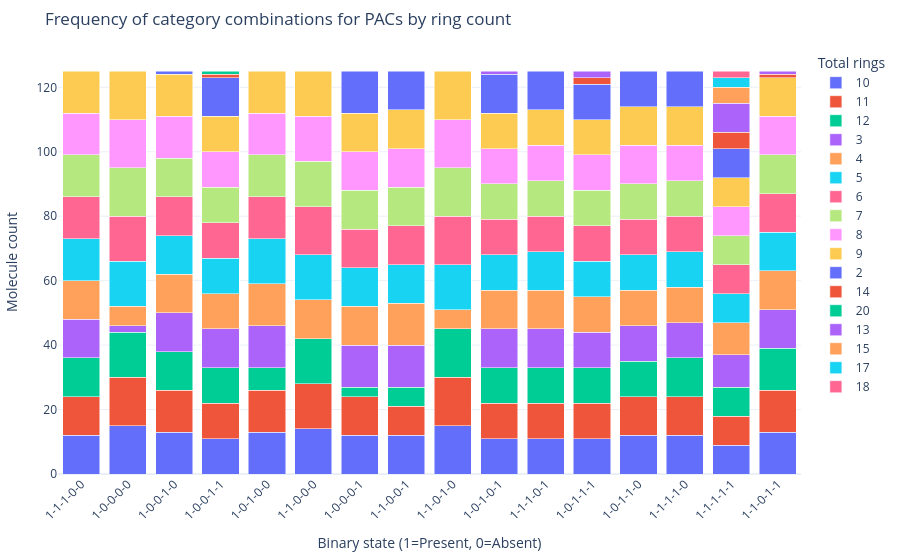

The notebook cell this image was saved under:
### Code cell
import sqlite3

import pandas as pd
import plotly.express as px

db_path = "../data/pac5.db"
conn = sqlite3.connect(db_path)

query = """
SELECT
    has_characteristics_1,
    has_characteristics_2,
    has_characteristics_3,
    has_characteristics_4,
    has_characteristics_5,
    num_total_rings
FROM pac5 WHERE camb3lyp_selected = 1 AND num_total_rings > 1
"""
df = pd.read_sql_query(query, conn)
conn.close()

category_cols = [
    "has_characteristics_1",
    "has_characteristics_2",
    "has_characteristics_3",
    "has_characteristics_4",
    "has_characteristics_5",
]

df["combination_pattern"] = df[category_cols].astype(str).agg("-".join, axis=1)

df_filtered = df[df["combination_pattern"] != "0-0-0-0-0"].copy()

df_filtered["num_total_rings"] = (
    df_filtered["num_total_rings"].fillna(-1).astype(int).astype(str)
)

pattern_totals = df_filtered["combination_pattern"].value_counts().index.tolist()

combination_counts = (
    df_filtered.groupby(["combination_pattern", "num_total_rings"])
    .size()
    .reset_index(name="Molecule count")
)

fig = px.bar(
    combination_counts,
    x="combination_pattern",
    y="Molecule count",
    color="num_total_rings",
    title="Frequency of category combinations for PACs by ring count",
    labels={
        "combination_pattern": "Binary state (1=Present, 0=Absent)",
        "num_total_rings": "Total rings",
    },
    log_y=False,
    template="plotly_white",
    category_orders={"combination_pattern": pattern_totals},
)

fig.update_layout(
    xaxis_tickangle=-45, margin=dict(t=50, b=50, l=50, r=50), barmode="stack"
)

fig.show()

### Figure 1 — Plotly figure (JSON) as saved in the notebook; plotly's stock layout.template omitted (floating-point values rounded to 4 significant figures)
{"data": [{"hovertemplate": "Total rings=10<br>Binary state (1=Present, 0=Absent)=%{x}<br>Molecule count=%{y}<extra></extra>", "legendgroup": "10", "marker": {"color": "#636efa", "pattern": {"shape": ""}}, "name": "10", "orientation": "v", "showlegend": true, "textposition": "auto", "type": "bar", "x": ["1-0-0-0-0", "1-0-0-0-1", "1-0-0-1-0", "1-0-0-1-1", "1-0-1-0-0", "1-0-1-0-1", "1-0-1-1-0", "1-0-1-1-1", "1-1-0-0-0", "1-1-0-0-1", "1-1-0-1-0", "1-1-0-1-1", "1-1-1-0-0", "1-1-1-0-1", "1-1-1-1-0", "1-1-1-1-1"], "xaxis": "x", "y": [15, 12, 13, 11, 13, 11, 12, 11, 14, 12, 15, 13, 12, 11, 12, 9], "yaxis": "y"}, {"hovertemplate": "Total rings=11<br>Binary state (1=Present, 0=Absent)=%{x}<br>Molecule count=%{y}<extra></extra>", "legendgroup": "11", "marker": {"color": "#EF553B", "pattern": {"shape": ""}}, "name": "11", "orientation": "v", "showlegend": true, "textposition": "auto", "type": "bar", "x": ["1-0-0-0-0", "1-0-0-0-1", "1-0-0-1-0", "1-0-0-1-1", "1-0-1-0-0", "1-0-1-0-1", "1-0-1-1-0", "1-0-1-1-1", "1-1-0-0-0", "1-1-0-0-1", "1-1-0-1-0", "1-1-0-1-1", "1-1-1-0-0", "1-1-1-0-1", "1-1-1-1-0", "1-1-1-1-1"], "xaxis": "x", "y": [15, 12, 13, 11, 13, 11, 12, 11, 14, 9, 15, 13, 12, 11, 12, 9], "yaxis": "y"}, {"hovertemplate": "Total rings=12<br>Binary state (1=Present, 0=Absent)=%{x}<br>Molecule count=%{y}<extra></extra>", "legendgroup": "12", "marker": {"color": "#00cc96", "pattern": {"shape": ""}}, "name": "12", "orientation": "v", "showlegend": true, "textposition": "auto", "type": "bar", "x": ["1-0-0-0-0", "1-0-0-0-1", "1-0-0-1-0", "1-0-0-1-1", "1-0-1-0-0", "1-0-1-0-1", "1-0-1-1-0", "1-0-1-1-1", "1-1-0-0-0", "1-1-0-0-1", "1-1-0-1-0", "1-1-0-1-1", "1-1-1-0-0", "1-1-1-0-1", "1-1-1-1-0", "1-1-1-1-1"], "xaxis": "x", "y": [14, 3, 12, 11, 7, 11, 11, 11, 14, 6, 15, 13, 12, 11, 12, 9], "yaxis": "y"}, {"hovertemplate": "Total rings=3<br>Binary state (1=Present, 0=Absent)=%{x}<br>Molecule count=%{y}<extra></extra>", "legendgroup": "3", "marker": {"color": "#ab63fa", "pattern": {"shape": ""}}, "name": "3", "orientation": "v", "showlegend": true, "textposition": "auto", "type": "bar", "x": ["1-0-0-0-0", "1-0-0-0-1", "1-0-0-1-0", "1-0-0-1-1", "1-0-1-0-0", "1-0-1-0-1", "1-0-1-1-0", "1-0-1-1-1", "1-1-0-0-1", "1-1-0-1-1", "1-1-1-0-0", "1-1-1-0-1", "1-1-1-1-0", "1-1-1-1-1"], "xaxis": "x", "y": [2, 13, 12, 12, 13, 12, 11, 11, 13, 12, 12, 12, 11, 10], "yaxis": "y"}, {"hovertemplate": "Total rings=4<br>Binary state (1=Present, 0=Absent)=%{x}<br>Molecule count=%{y}<extra></extra>", "legendgroup": "4", "marker": {"color": "#FFA15A", "pattern": {"shape": ""}}, "name": "4", "orientation": "v", "showlegend": true, "textposition": "auto", "type": "bar", "x": ["1-0-0-0-0", "1-0-0-0-1", "1-0-0-1-0", "1-0-0-1-1", "1-0-1-0-0", "1-0-1-0-1", "1-0-1-1-0", "1-0-1-1-1", "1-1-0-0-0", "1-1-0-0-1", "1-1-0-1-0", "1-1-0-1-1", "1-1-1-0-0", "1-1-1-0-1", "1-1-1-1-0", "1-1-1-1-1"], "xaxis": "x", "y": [6, 12, 12, 11, 13, 12, 11, 11, 12, 13, 6, 12, 12, 12, 11, 10], "yaxis": "y"}, {"hovertemplate": "Total rings=5<br>Binary state (1=Present, 0=Absent)=%{x}<br>Molecule count=%{y}<extra></extra>", "legendgroup": "5", "marker": {"color": "#19d3f3", "pattern": {"shape": ""}}, "name": "5", "orientation": "v", "showlegend": true, "textposition": "auto", "type": "bar", "x": ["1-0-0-0-0", "1-0-0-0-1", "1-0-0-1-0", "1-0-0-1-1", "1-0-1-0-0", "1-0-1-0-1", "1-0-1-1-0", "1-0-1-1-1", "1-1-0-0-0", "1-1-0-0-1", "1-1-0-1-0", "1-1-0-1-1", "1-1-1-0-0", "1-1-1-0-1", "1-1-1-1-0", "1-1-1-1-1"], "xaxis": "x", "y": [14, 12, 12, 11, 14, 11, 11, 11, 14, 12, 14, 12, 13, 12, 11, 9], "yaxis": "y"}, {"hovertemplate": "Total rings=6<br>Binary state (1=Present, 0=Absent)=%{x}<br>Molecule count=%{y}<extra></extra>", "legendgroup": "6", "marker": {"color": "#FF6692", "pattern": {"shape": ""}}, "name": "6", "orientation": "v", "showlegend": true, "textposition": "auto", "type": "bar", "x": ["1-0-0-0-0", "1-0-0-0-1", "1-0-0-1-0", "1-0-0-1-1", "1-0-1-0-0", "1-0-1-0-1", "1-0-1-1-0", "1-0-1-1-1", "1-1-0-0-0", "1-1-0-0-1", "1-1-0-1-0", "1-1-0-1-1", "1-1-1-0-0", "1-1-1-0-1", "1-1-1-1-0", "1-1-1-1-1"], "xaxis": "x", "y": [14, 12, 12, 11, 13, 11, 11, 11, 15, 12, 15, 12, 13, 11, 11, 9], "yaxis": "y"}, {"hovertemplate": "Total rings=7<br>Binary state (1=Present, 0=Absent)=%{x}<br>Molecule count=%{y}<extra></extra>", "legendgroup": "7", "marker": {"color": "#B6E880", "pattern": {"shape": ""}}, "name": "7", "orientation": "v", "showlegend": true, "textposition": "auto", "type": "bar", "x": ["1-0-0-0-0", "1-0-0-0-1", "1-0-0-1-0", "1-0-0-1-1", "1-0-1-0-0", "1-0-1-0-1", "1-0-1-1-0", "1-0-1-1-1", "1-1-0-0-0", "1-1-0-0-1", "1-1-0-1-0", "1-1-0-1-1", "1-1-1-0-0", "1-1-1-0-1", "1-1-1-1-0", "1-1-1-1-1"], "xaxis": "x", "y": [15, 12, 12, 11, 13, 11, 11, 11, 14, 12, 15, 12, 13, 11, 11, 9], "yaxis": "y"}, {"hovertemplate": "Total rings=8<br>Binary state (1=Present, 0=Absent)=%{x}<br>Molecule count=%{y}<extra></extra>", "legendgroup": "8", "marker": {"color": "#FF97FF", "pattern": {"shape": ""}}, "name": "8", "orientation": "v", "showlegend": true, "textposition": "auto", "type": "bar", "x": ["1-0-0-0-0", "1-0-0-0-1", "1-0-0-1-0", "1-0-0-1-1", "1-0-1-0-0", "1-0-1-0-1", "1-0-1-1-0", "1-0-1-1-1", "1-1-0-0-0", "1-1-0-0-1", "1-1-0-1-0", "1-1-0-1-1", "1-1-1-0-0", "1-1-1-0-1", "1-1-1-1-0", "1-1-1-1-1"], "xaxis": "x", "y": [15, 12, 13, 11, 13, 11, 12, 11, 14, 12, 15, 12, 13, 11, 11, 9], "yaxis": "y"}, {"hovertemplate": "Total rings=9<br>Binary state (1=Present, 0=Absent)=%{x}<br>Molecule count=%{y}<extra></extra>", "legendgroup": "9", "marker": {"color": "#FECB52", "pattern": {"shape": ""}}, "name": "9", "orientation": "v", "showlegend": true, "textposition": "auto", "type": "bar", "x": ["1-0-0-0-0", "1-0-0-0-1", "1-0-0-1-0", "1-0-0-1-1", "1-0-1-0-0", "1-0-1-0-1", "1-0-1-1-0", "1-0-1-1-1", "1-1-0-0-0", "1-1-0-0-1", "1-1-0-1-0", "1-1-0-1-1", "1-1-1-0-0", "1-1-1-0-1", "1-1-1-1-0", "1-1-1-1-1"], "xaxis": "x", "y": [15, 12, 13, 11, 13, 11, 12, 11, 14, 12, 15, 12, 13, 11, 12, 9], "yaxis": "y"}, {"hovertemplate": "Total rings=2<br>Binary state (1=Present, 0=Absent)=%{x}<br>Molecule count=%{y}<extra></extra>", "legendgroup": "2", "marker": {"color": "#636efa", "pattern": {"shape": ""}}, "name": "2", "orientation": "v", "showlegend": true, "textposition": "auto", "type": "bar", "x": ["1-0-0-0-1", "1-0-0-1-0", "1-0-0-1-1", "1-0-1-0-1", "1-0-1-1-0", "1-0-1-1-1", "1-1-0-0-1", "1-1-1-0-1", "1-1-1-1-0", "1-1-1-1-1"], "xaxis": "x", "y": [13, 1, 12, 12, 11, 11, 12, 12, 11, 9], "yaxis": "y"}, {"hovertemplate": "Total rings=14<br>Binary state (1=Present, 0=Absent)=%{x}<br>Molecule count=%{y}<extra></extra>", "legendgroup": "14", "marker": {"color": "#EF553B", "pattern": {"shape": ""}}, "name": "14", "orientation": "v", "showlegend": true, "textposition": "auto", "type": "bar", "x": ["1-0-0-1-1", "1-0-1-1-1", "1-1-0-1-1", "1-1-1-1-1"], "xaxis": "x", "y": [1, 2, 1, 5], "yaxis": "y"}, {"hovertemplate": "Total rings=20<br>Binary state (1=Present, 0=Absent)=%{x}<br>Molecule count=%{y}<extra></extra>", "legendgroup": "20", "marker": {"color": "#00cc96", "pattern": {"shape": ""}}, "name": "20", "orientation": "v", "showlegend": true, "textposition": "auto", "type": "bar", "x": ["1-0-0-1-1"], "xaxis": "x", "y": [1], "yaxis": "y"}, {"hovertemplate": "Total rings=13<br>Binary state (1=Present, 0=Absent)=%{x}<br>Molecule count=%{y}<extra></extra>", "legendgroup": "13", "marker": {"color": "#ab63fa", "pattern": {"shape": ""}}, "name": "13", "orientation": "v", "showlegend": true, "textposition": "auto", "type": "bar", "x": ["1-0-1-0-1", "1-0-1-1-1", "1-1-0-1-1", "1-1-1-1-1"], "xaxis": "x", "y": [1, 2, 1, 9], "yaxis": "y"}, {"hovertemplate": "Total rings=15<br>Binary state (1=Present, 0=Absent)=%{x}<br>Molecule count=%{y}<extra></extra>", "legendgroup": "15", "marker": {"color": "#FFA15A", "pattern": {"shape": ""}}, "name": "15", "orientation": "v", "showlegend": true, "textposition": "auto", "type": "bar", "x": ["1-1-1-1-1"], "xaxis": "x", "y": [5], "yaxis": "y"}, {"hovertemplate": "Total rings=17<br>Binary state (1=Present, 0=Absent)=%{x}<br>Molecule count=%{y}<extra></extra>", "legendgroup": "17", "marker": {"color": "#19d3f3", "pattern": {"shape": ""}}, "name": "17", "orientation": "v", "showlegend": true, "textposition": "auto", "type": "bar", "x": ["1-1-1-1-1"], "xaxis": "x", "y": [3], "yaxis": "y"}, {"hovertemplate": "Total rings=18<br>Binary state (1=Present, 0=Absent)=%{x}<br>Molecule count=%{y}<extra></extra>", "legendgroup": "18", "marker": {"color": "#FF6692", "pattern": {"shape": ""}}, "name": "18", "orientation": "v", "showlegend": true, "textposition": "auto", "type": "bar", "x": ["1-1-1-1-1"], "xaxis": "x", "y": [2], "yaxis": "y"}], "layout": {"barmode": "stack", "legend": {"title": {"text": "Total rings"}, "tracegroupgap": 0}, "margin": {"b": 50, "l": 50, "r": 50, "t": 50}, "title": {"text": "Frequency of category combinations for PACs by ring count"}, "xaxis": {"anchor": "y", "categoryarray": ["1-1-1-0-0", "1-0-0-0-0", "1-0-0-1-0", "1-0-0-1-1", "1-0-1-0-0", "1-1-0-0-0", "1-0-0-0-1", "1-1-0-0-1", "1-1-0-1-0", "1-0-1-0-1", "1-1-1-0-1", "1-0-1-1-1", "1-0-1-1-0", "1-1-1-1-0", "1-1-1-1-1", "1-1-0-1-1"], "categoryorder": "array", "domain": [0.0, 1.0], "tickangle": -45, "title": {"text": "Binary state (1=Present, 0=Absent)"}}, "yaxis": {"anchor": "x", "domain": [0.0, 1.0], "title": {"text": "Molecule count"}}}}
